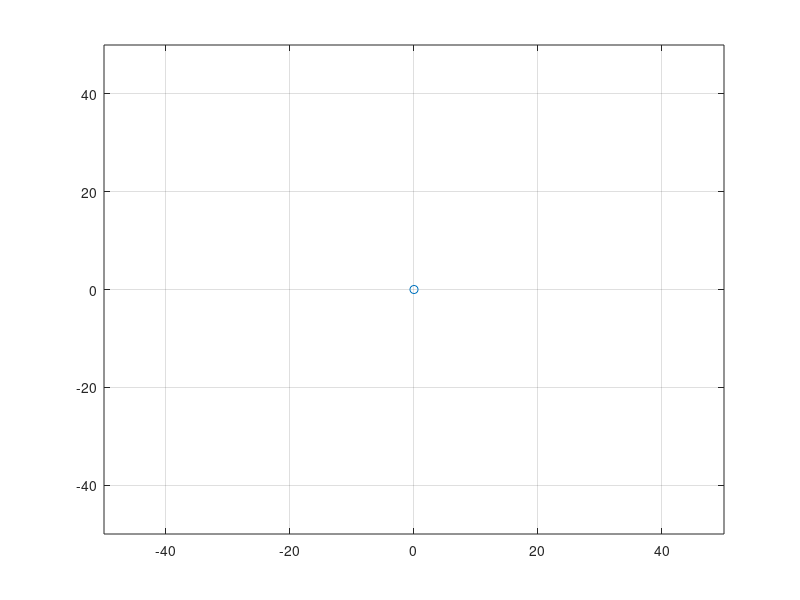
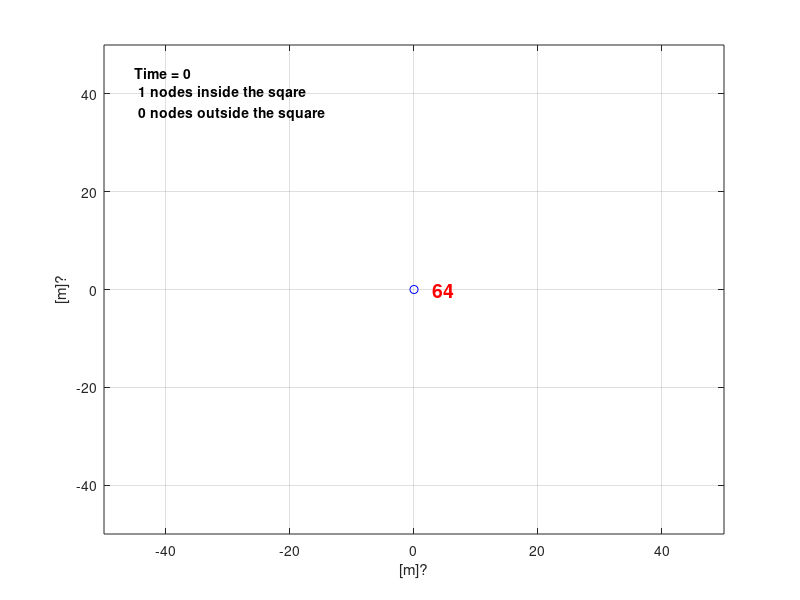

Recreate these plots in MATLAB, in order. (Note: this script raises an error after producing the figures.)
close all;
clear all;

%% INITIALIZATION
FOCUS_ID_1 = 0;
FOCUS_ID_2 = 0;
PLOT_NODE_LABELS = 1;
LAYOUT_ALGORITHM = 0;
CENTER_ON_ID = 100;
NOISE_AMPL = 1;

amountOfMovingNodes = 2;
firstNodeId = 100;
duration_s = 10;
Ts = 0.2;
t = 0:Ts:duration_s;
%fixedNodesPositionXY = zeros(amountOfFixedNodes,3);
fixedNodesPositionXY(1,:) = [firstNodeId, 0, 0];

%% GENERATE SAMPLE DATA FOR FIXED NODES
figure(1)
plot(fixedNodesPositionXY(1,2), fixedNodesPositionXY(1,3),'o')
axis([-50, 50, -50, 50]);
grid on;

fprintf('Fixed node with ID:%d inserted in pos (0,0)\n',firstNodeId);
fprintf('Insert new nodes by clicking on image (right click to stop)\n');
button = 1;
fixedNodeNo = 2; %NB: the firs node is automatically inserted at pos (0,0)
while button == 1
    [x,y,button] = ginput(1);
    if button == 1
        fprintf('Node with ID:%d inserted in pos (%.2f,%.2f)!\n',firstNodeId+fixedNodeNo-1, x,y);
        fixedNodesPositionXY = [fixedNodesPositionXY(1:fixedNodeNo-1,:);[firstNodeId+fixedNodeNo-1 , x , y]];
        plot(fixedNodesPositionXY(1:fixedNodeNo,2), fixedNodesPositionXY(1:fixedNodeNo,3),'o');
        axis([-50, 50, -50, 50]);
        grid on;
        fixedNodeNo = fixedNodeNo+1;
    end
end
fprintf('Fixed nodes inserted!\n\n');
%% GENERATE SAMPLE DATA FOR MOVING NODES (only linear trajectories are alowed)
movingNodePositionXY = zeros(1,3,size(t,2));
movingNodeNo = 1;
button = 1;
fprintf('Insert new moving nodes by clicking on image, only linear trajectories are alowed (right click to stop)\n');
while button == 1
    fprintf('Select start point (right click to stop)...\n');
    [x,y,button] = ginput(1);
    if button == 1 %continue
        start_XY = [x,y];
        fprintf('Select stop point (right click to stop)...\n');
        [x,y,button] = ginput(1);
        if button == 1 %continue
            fprintf('Node with ID:%d inserted!\n',firstNodeId+fixedNodeNo-2+movingNodeNo);
            
            stop_XY = [x,y];
            
            len_XY = stop_XY - start_XY;
            speed_XY = len_XY./duration_s;
            
            for timeNo = 1:size(t,2)
                movingNodePositionXY(movingNodeNo,:,timeNo) = [firstNodeId+fixedNodeNo-2+movingNodeNo, start_XY+speed_XY.*timeNo.*Ts];
            end
            movingNodeNo = movingNodeNo + 1;
        end
    end
end
fprintf('Moving nodes inserted!\n\n');
nodePositionXY_GroundTh = zeros(fixedNodeNo-1+movingNodeNo-1,3,size(t,2));
for timeNo = 1:size(t,2)
    if movingNodeNo ~= 1
        nodePositionXY_generated(:,:,timeNo) = [fixedNodesPositionXY ; movingNodePositionXY(:,:,timeNo)];
    else
        nodePositionXY_generated(:,:,timeNo) = fixedNodesPositionXY;
    end
end

%% CALCULATE LINKS  AND OTHERS VARIABLES NEEDED FOR THE LAYOUT
links = [];
graphEdeges_m_filt = [];
for nodeNo_1 = 1:size(nodePositionXY_generated,1)-1
    for nodeNo_2 = nodeNo_1+1:size(nodePositionXY_generated,1)
        graphEdeges_m_filt_link = [];
        links = cat(2,links,[nodePositionXY_generated(nodeNo_1,1,1);nodePositionXY_generated(nodeNo_2,1,1)]);
        for timeIndexNo = 1 : size(nodePositionXY_generated,3)
            d = sqrt( (nodePositionXY_generated(nodeNo_2,2,timeIndexNo) - nodePositionXY_generated(nodeNo_1,2,timeIndexNo))^2 + (nodePositionXY_generated(nodeNo_2,3,timeIndexNo) - nodePositionXY_generated(nodeNo_1,3,timeIndexNo))^2 );
            graphEdeges_m_filt_link = cat(1,graphEdeges_m_filt_link,d);
        end
        graphEdeges_m_filt =  cat(2,graphEdeges_m_filt,graphEdeges_m_filt_link);
    end
end
LINKS_UNRELIABLITY = zeros(size(t,2),size(links,2));
AVAILABLE_IDs = nodePositionXY_generated(:,1,1);
noise = rand(size(graphEdeges_m_filt)) * NOISE_AMPL - NOISE_AMPL/2;
graphEdeges_m_filt = graphEdeges_m_filt + noise;
%% PLAYBACK THE GENERATED DATA
figure(2)
filename = '../output/fakeData.gif';
fps = 1/Ts*5;
colorlist2 = hsv( size(nodePositionXY_generated,1) );
squareDim = 50;
for timeIndexNo = 1 : size(nodePositionXY_generated,3)
    nodePositionXY_temp = nodePositionXY_generated(nodePositionXY_generated(:,1,timeIndexNo) ~= 0,:, timeIndexNo);
    nodesOutsideSquare = 0;
    regularNodesPositionXY_temp =  nodePositionXY_temp(nodePositionXY_temp(:,1)~=254 & nodePositionXY_temp(:,1)~=FOCUS_ID_1 & nodePositionXY_temp(:,1)~=FOCUS_ID_2,:);
    masterNodePositionXY_temp = nodePositionXY_temp(nodePositionXY_temp(:,1)==254,:);
    focusNodesPositionXY_temp = nodePositionXY_temp(nodePositionXY_temp(:,1)==FOCUS_ID_1 | nodePositionXY_temp(:,1)==FOCUS_ID_2,:);
    plot(regularNodesPositionXY_temp(:,2),regularNodesPositionXY_temp(:,3),'bo',masterNodePositionXY_temp(:,2),masterNodePositionXY_temp(:,3),'ro',focusNodesPositionXY_temp(:,2),focusNodesPositionXY_temp(:,3),'go','LineWidth',3);
    xlabel('[m]?');
    ylabel('[m]?');
    grid on;
    for nodeNo = 1 : size(nodePositionXY_temp,1)
        if PLOT_NODE_LABELS == 1
            str = sprintf('%x',nodePositionXY_temp(nodeNo,1));
            text(nodePositionXY_temp(nodeNo,2)+3,nodePositionXY_temp(nodeNo,3),str,'Color',colorlist2(nodeNo,:),'FontSize',14,'FontWeight','bold');
        end
        if nodePositionXY_temp(nodeNo,2) > squareDim || nodePositionXY_temp(nodeNo,2) < -squareDim || nodePositionXY_temp(nodeNo,3) > squareDim || nodePositionXY_temp(nodeNo,3) < -squareDim
            nodesOutsideSquare = nodesOutsideSquare + 1;
        end
    end
    str = sprintf('Time = %.0f\n %d nodes inside the sqare\n %d nodes outside the square',timeIndexNo*Ts,nodeNo-nodesOutsideSquare,nodesOutsideSquare);
    text(-squareDim+squareDim*0.1,squareDim-squareDim*0.2,str,'FontSize',10,'FontWeight','bold');
    axis([-squareDim squareDim -squareDim squareDim]);
    
    drawnow
    frame = getframe(2);
    im = frame2im(frame);
    [imind,cm] = rgb2ind(im,256);
    if timeIndexNo == 1;
        imwrite(imind,cm,filename,'gif', 'Loopcount',Inf,'delaytime',1/fps);
    else
        imwrite(imind,cm,filename,'gif','WriteMode','append','delaytime',1/fps);
    end
end


